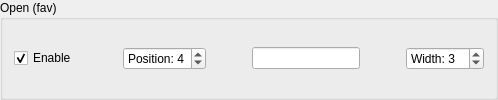
             <widget class="QGroupBox" name="groupButtonOpenFav">
              <property name="toolTip">
               <string>Open favourite save path in file browser</string>
              </property>
              <property name="title">
               <string>Open (fav)</string>
              </property>
              <layout class="QHBoxLayout" name="horizontalLayout_10">
               <item>
                <widget class="QCheckBox" name="checkButtonOpenFav">
                 <property name="sizePolicy">
                  <sizepolicy hsizetype="Maximum" vsizetype="Fixed">
                   <horstretch>0</horstretch>
                   <verstretch>0</verstretch>
                  </sizepolicy>
                 </property>
                 <property name="toolTip">
                  <string>Partial checks are stored in collapsable drawer</string>
                 </property>
                 <property name="text">
                  <string>Enable</string>
                 </property>
                 <property name="checked">
                  <bool>true</bool>
                 </property>
                 <property name="tristate">
                  <bool>true</bool>
                 </property>
                </widget>
               </item>
               <item>
                <spacer name="horizontalSpacer_11">
                 <property name="orientation">
                  <enum>Qt::Horizontal</enum>
                 </property>
                 <property name="sizeHint" stdset="0">
                  <size>
                   <width>40</width>
                   <height>20</height>
                  </size>
                 </property>
                </spacer>
               </item>
               <item>
                <widget class="QSpinBox" name="spinButtonOpenFavPosition">
                 <property name="sizePolicy">
                  <sizepolicy hsizetype="Preferred" vsizetype="Fixed">
                   <horstretch>0</horstretch>
                   <verstretch>0</verstretch>
                  </sizepolicy>
                 </property>
                 <property name="toolTip">
                  <string>Ascending from left to right</string>
                 </property>
                 <property name="correctionMode">
                  <enum>QAbstractSpinBox::CorrectToNearestValue</enum>
                 </property>
                 <property name="suffix">
                  <string/>
                 </property>
                 <property name="prefix">
                  <string>Position: </string>
                 </property>
                 <property name="maximum">
                  <number>9</number>
                 </property>
                 <property name="value">
                  <number>4</number>
                 </property>
                </widget>
               </item>
               <item>
                <spacer name="horizontalSpacer_20">
                 <property name="orientation">
                  <enum>Qt::Horizontal</enum>
                 </property>
                 <property name="sizeHint" stdset="0">
                  <size>
                   <width>40</width>
                   <height>20</height>
                  </size>
                 </property>
                </spacer>
               </item>
               <item>
                <widget class="QLineEdit" name="lineButtonOpenFav">
                 <property name="sizePolicy">
                  <sizepolicy hsizetype="Preferred" vsizetype="Fixed">
                   <horstretch>0</horstretch>
                   <verstretch>0</verstretch>
                  </sizepolicy>
                 </property>
                 <property name="toolTip">
                  <string>Button display text</string>
                 </property>
                 <property name="text">
                  <string/>
                 </property>
                 <property name="cursorPosition">
                  <number>0</number>
                 </property>
                </widget>
               </item>
               <item>
                <spacer name="horizontalSpacer_30">
                 <property name="orientation">
                  <enum>Qt::Horizontal</enum>
                 </property>
                 <property name="sizeHint" stdset="0">
                  <size>
                   <width>40</width>
                   <height>20</height>
                  </size>
                 </property>
                </spacer>
               </item>
               <item>
                <widget class="QSpinBox" name="spinButtonOpenFavWidth">
                 <property name="toolTip">
                  <string>Smaller numbers make for smaller buttons</string>
                 </property>
                 <property name="prefix">
                  <string>Width: </string>
                 </property>
                 <property name="minimum">
                  <number>1</number>
                 </property>
                 <property name="maximum">
                  <number>10</number>
                 </property>
                 <property name="value">
                  <number>3</number>
                 </property>
                </widget>
               </item>
              </layout>
             </widget>
